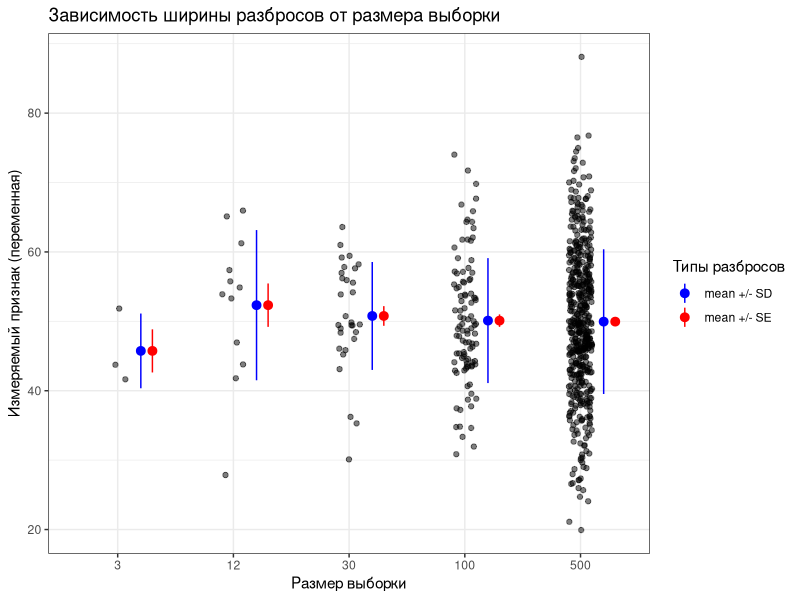

R code for this plot: (Note: this script raises an error after producing the figure.)
## ---- chunk 1
knitr::opts_chunk$set(
  comment = "#>",
  #collapse = TRUE,
  #cache = TRUE,
  width = 72,
  tidy.opts=list(width.cutoff=72, tidy=TRUE)#,
  #out.width = "70%"#,
  #fig.align = 'center'#,
  #fig.height = 3,
  #fig.asp = 1#,
  #fig.show = "hold"
  )
## ---- chunk 2
suppressPackageStartupMessages(library(tidyverse))
suppressPackageStartupMessages(library(magrittr))
suppressPackageStartupMessages(library(cowplot))
suppressPackageStartupMessages(library(rstatix))
suppressPackageStartupMessages(library(ggrepel))
library(rio)
theme_set(theme_bw())
## ---- chunk 3
set.seed(1)
n = c(3, 12, 30, 100, 500)

sample_sizes = c()
sample_values = c()
for (n_i in n) {
  sample_sizes = c( sample_sizes, rep(n_i, n_i) )
  sample_values = c( sample_values, rnorm(n_i, mean = 50, sd = 10) )
}
samples = tibble(sample_sizes = as.factor(sample_sizes),
                 sample_values = sample_values)
samples_summary = 
  samples %>% 
  #mutate(sample_sizes = sample_sizes) %>% 
  group_by(sample_sizes) %>% 
  summarise(n = n(),
            mean = mean(sample_values),
            sd = sd(sample_values),
            se = sd(sample_values)/sqrt(n))

ggplot() +
  geom_point(aes(x = sample_sizes, y = sample_values), 
             data = samples, 
             position = position_jitter(.1), 
             alpha = 0.5) +
  geom_pointrange(aes(x = sample_sizes, 
                      y = mean, 
                      ymin = mean-sd, 
                      ymax = mean+sd, 
                      col = "blue"), 
                  data = samples_summary, 
                  position = position_nudge(.2)) +
  geom_pointrange(aes(x = sample_sizes, 
                      y = mean, 
                      ymin = mean-sd/sqrt(n), 
                      ymax = mean+sd/sqrt(n), 
                      col = "red"), 
                  data = samples_summary, 
                  position = position_nudge(.3)) +
  scale_colour_manual(name = 'Типы разбросов', # изменяю подписи к легенде
         values =c('blue','red'), labels = c('mean +/- SD','mean +/- SE')) +
  labs(title = "Зависимость ширины разбросов от размера выборки", x = "Размер выборки", y = "Измеряемый признак (переменная)")
## ---- chunk 4
set.seed(1)
sample1 = rnorm(30, mean = 50, sd = 10);
sample2 = rnorm(30, mean = 52, sd = 10);
t.test(sample1, sample2)
t.test(sample1)$conf.int
t.test(sample2)$conf.int
## ---- chunk 5
set.seed(1)
sample1 = rnorm(30, mean = 50, sd = 10);
sample2 = rnorm(30, mean = 56, sd = 10);
t.test(sample1, sample2)
t.test(sample1)$conf.int
t.test(sample2)$conf.int
## ---- chunk 6
set.seed(94965)
sample1 = rnorm(30, mean = 50, sd = 10);
sample2 = rnorm(30, mean = 54, sd = 10);
t.test(sample1, sample2)
t.test(sample1)$conf.int
t.test(sample2)$conf.int
## ---- chunk 7
# генерируем данные
set.seed(1)
g1 = rnorm(30, mean = 50, sd = 10)
g2 = rnorm(30, mean = 53, sd = 10)

# строим график
tibble(g1, g2) %>% 
  pivot_longer(everything(), "g") %>% 
  ggplot(aes(x=g, y=value)) + 
  geom_boxplot() +
  geom_point(position = position_jitter(.2))
